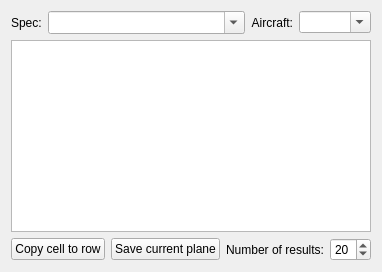
        <widget class="QWidget" name="tab_gkeys">
         <attribute name="icon">
          <iconset>
           <normalon>:/icons/img/input-gaming.svg</normalon>
          </iconset>
         </attribute>
         <attribute name="title">
          <string>G-Keys</string>
         </attribute>
         <layout class="QGridLayout" name="gridLayout_2">
          <item row="3" column="0" colspan="3">
           <widget class="QTableWidget" name="tw_gkeys"/>
          </item>
          <item row="4" column="0" colspan="3">
           <layout class="QHBoxLayout" name="horizontalLayout">
            <item>
             <widget class="QPushButton" name="pb_copy">
              <property name="toolTip">
               <string>Copy selected cell to whole row</string>
              </property>
              <property name="text">
               <string>Copy cell to row</string>
              </property>
              <property name="icon">
               <iconset resource="../qtgui.qrc">
                <normaloff>:/icons/img/edit-duplicate.svg</normaloff>:/icons/img/edit-duplicate.svg</iconset>
              </property>
             </widget>
            </item>
            <item>
             <widget class="QPushButton" name="pb_save">
              <property name="toolTip">
               <string>Save current plane configuration</string>
              </property>
              <property name="text">
               <string>Save current plane</string>
              </property>
              <property name="icon">
               <iconset resource="../qtgui.qrc">
                <normaloff>:/icons/img/document-save-all.svg</normaloff>:/icons/img/document-save-all.svg</iconset>
              </property>
             </widget>
            </item>
            <item>
             <widget class="QLabel" name="label_7">
              <property name="toolTip">
               <string>Show number of suggested results</string>
              </property>
              <property name="text">
               <string>Number of results:</string>
              </property>
              <property name="alignment">
               <set>Qt::AlignmentFlag::AlignRight|Qt::AlignmentFlag::AlignTrailing|Qt::AlignmentFlag::AlignVCenter</set>
              </property>
              <property name="buddy">
               <cstring>sp_completer</cstring>
              </property>
             </widget>
            </item>
            <item>
             <widget class="QSpinBox" name="sp_completer">
              <property name="maximumSize">
               <size>
                <width>50</width>
                <height>16777215</height>
               </size>
              </property>
              <property name="toolTip">
               <string>Show number of suggested results</string>
              </property>
              <property name="minimum">
               <number>1</number>
              </property>
              <property name="maximum">
               <number>40</number>
              </property>
              <property name="value">
               <number>20</number>
              </property>
             </widget>
            </item>
           </layout>
          </item>
          <item row="0" column="0" colspan="3">
           <layout class="QGridLayout" name="gridLayout_9">
            <item row="0" column="0">
             <widget class="QLabel" name="label_6">
              <property name="toolTip">
               <string>Type to search all controls for current aircraft, when item selected its name is copied to clipboard.</string>
              </property>
              <property name="text">
               <string>Spec:</string>
              </property>
             </widget>
            </item>
            <item row="0" column="2">
             <widget class="QLabel" name="label_5">
              <property name="toolTip">
               <string>Aircraft name (type to search)</string>
              </property>
              <property name="text">
               <string>Aircraft:</string>
              </property>
              <property name="alignment">
               <set>Qt::AlignmentFlag::AlignRight|Qt::AlignmentFlag::AlignTrailing|Qt::AlignmentFlag::AlignVCenter</set>
              </property>
              <property name="buddy">
               <cstring>combo_planes</cstring>
              </property>
             </widget>
            </item>
            <item row="0" column="1">
             <widget class="QComboBox" name="combo_search">
              <property name="sizePolicy">
               <sizepolicy hsizetype="Preferred" vsizetype="Fixed">
                <horstretch>5</horstretch>
                <verstretch>0</verstretch>
               </sizepolicy>
              </property>
              <property name="font">
               <font>
                <family>Courier</family>
               </font>
              </property>
              <property name="toolTip">
               <string>Type to search all controls for current aircraft, when item selected its name is copied to clipboard.</string>
              </property>
              <property name="editable">
               <bool>true</bool>
              </property>
              <property name="maxVisibleItems">
               <number>20</number>
              </property>
             </widget>
            </item>
            <item row="0" column="3">
             <widget class="QComboBox" name="combo_planes">
              <property name="sizePolicy">
               <sizepolicy hsizetype="Preferred" vsizetype="Fixed">
                <horstretch>1</horstretch>
                <verstretch>0</verstretch>
               </sizepolicy>
              </property>
              <property name="toolTip">
               <string>Aircraft name (type to search)</string>
              </property>
              <property name="editable">
               <bool>true</bool>
              </property>
             </widget>
            </item>
           </layout>
          </item>
         </layout>
        </widget>
